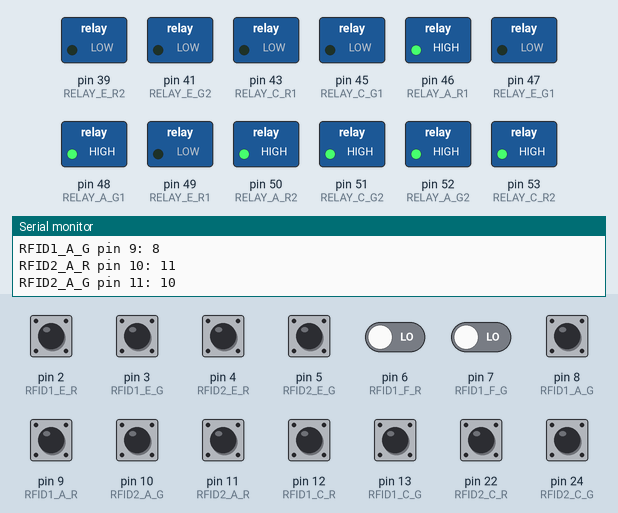
A sketch run on a simulated Arduino Mega 2560, built with avr-gcc and run on an emulated ATmega2560. On the bench: switched loads named in the sketch (green lamp = pin HIGH), the last lines printed to the serial monitor. The inputs (shaded band) are chosen by the test bench; at power-on: pin 2 (RFID1_E_R), pin 3 (RFID1_E_G), pin 4 (RFID2_E_R), pin 5 (RFID2_E_G), pin 8 (RFID1_A_G), pin 9 (RFID1_A_R), pin 10 (RFID2_A_G), pin 11 (RFID2_A_R), pin 12 (RFID1_C_R), pin 13 (RFID1_C_G), pin 22 (RFID2_C_R), pin 24 (RFID2_C_G) HIGH, pin 6 (RFID1_F_R), pin 7 (RFID1_F_G) LOW.

Above: at 5.1 s.
5.2 s: pin 2 (RFID1_E_R) pulled LOW for 0.25 s
At 5.39 s:
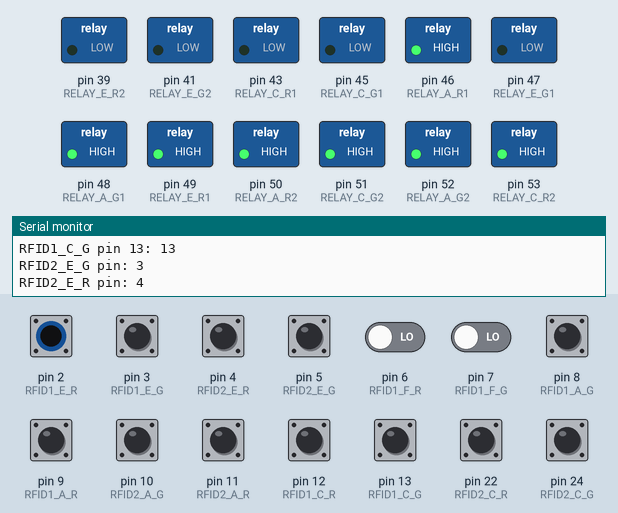
6.9 s: pin 3 (RFID1_E_G) pulled LOW for 0.25 s
At 7.15 s:
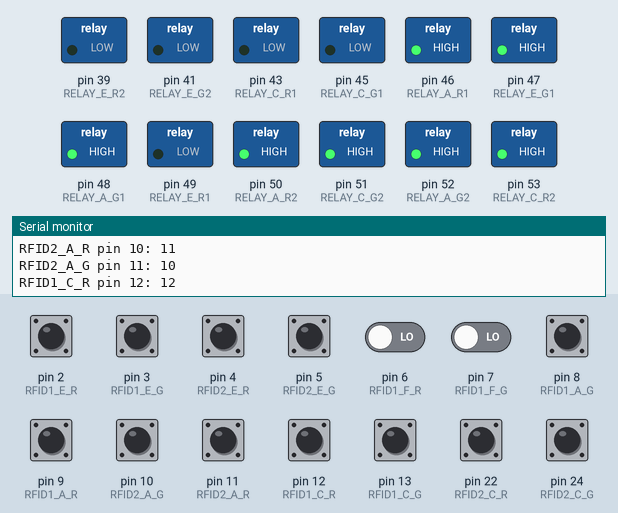
8.8 s: pin 5 (RFID2_E_G) pulled LOW for 0.25 s
At 9.13 s:
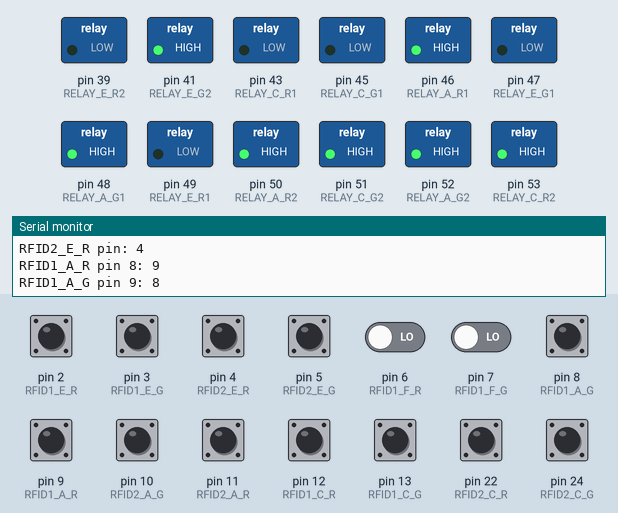
10.7 s: pin 8 (RFID1_A_G) pulled LOW for 0.25 s
At 11.0 s:
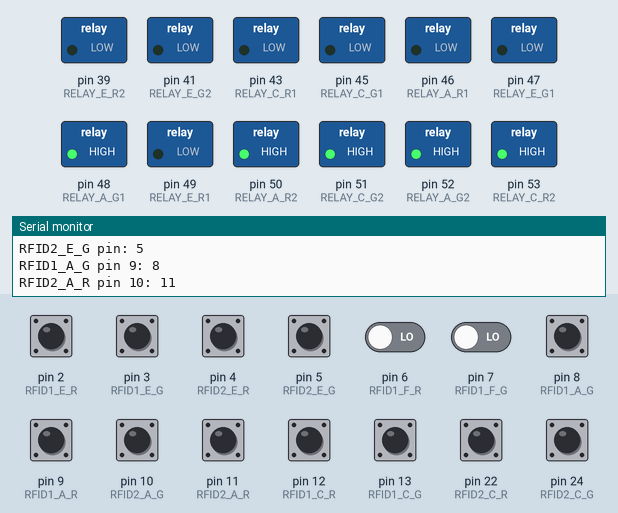
12.6 s: pin 9 (RFID1_A_R) pulled LOW for 0.25 s
At 12.88 s:
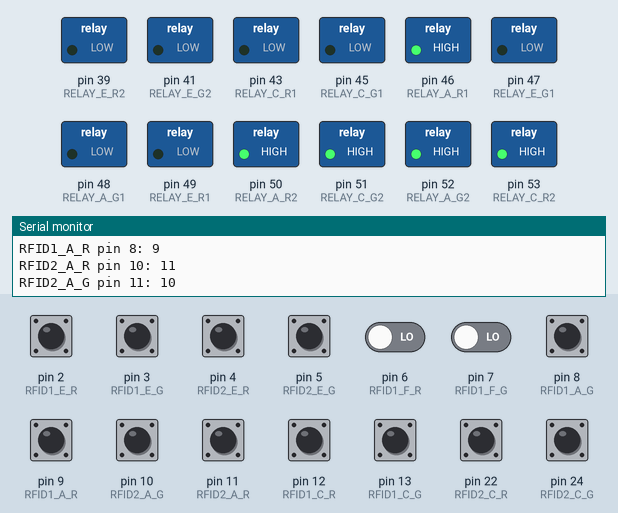
14.4 s: pin 10 (RFID2_A_G) pulled LOW for 0.25 s
At 14.75 s:
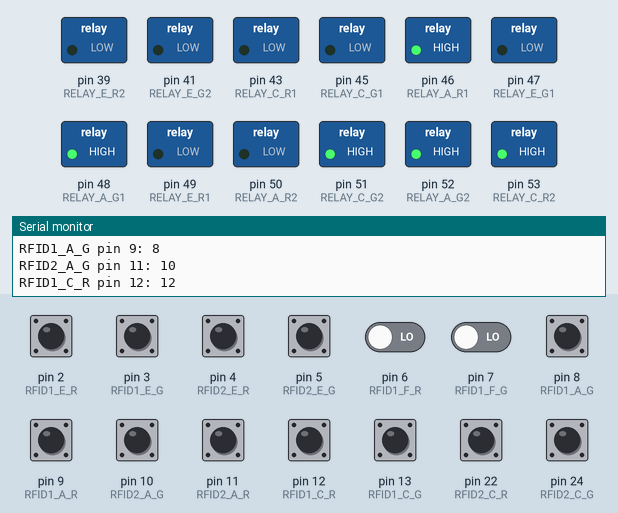
Timing chart, 0 to 17.3 s (numbered marks = the images above; inputs shaded):
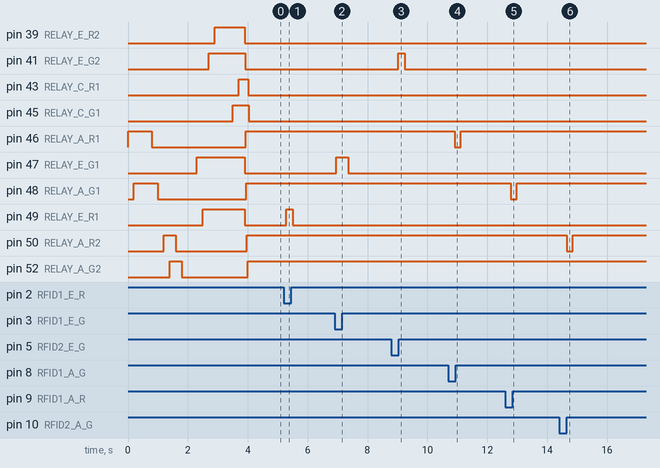

Measured:
- after the input at 5.2 s, pin 49 (RELAY_E_R1): LOW → HIGH after 0.09 s, → LOW 0.21 s later
- after the input at 6.9 s, pin 47 (RELAY_E_G1): LOW → HIGH after 0.05 s, → LOW 0.40 s later
- after the input at 8.8 s, pin 41 (RELAY_E_G2): LOW → HIGH after 0.23 s, → LOW 0.21 s later
- after the input at 10.7 s, pin 46 (RELAY_A_R1): HIGH → LOW after 0.20 s, → HIGH 0.21 s later
- after the input at 12.6 s, pin 48 (RELAY_A_G1): HIGH → LOW after 0.18 s, → HIGH 0.21 s later
- after the input at 14.4 s, pin 50 (RELAY_A_R2): HIGH → LOW after 0.25 s, → HIGH 0.21 s later

The sketch:

MEGA_input_output_.ino
```cpp
//RELAYS ON BOARD A and C
#define RELAY_A_R1 46 //Let's pretend it is Board A and name for relay = RELAY_A_R1 where A-name of the board and R1-Red LED number 1 - SHORT LEFT LED STRIP
#define RELAY_A_G1 48 //Let's pretend it is Board A and name for relay = RELAY_A_G1 where A-name of the board and G1-Green LED number 1 - SHORT LEFT LED STRIP
#define RELAY_A_R2 50 // SHORT RIGHT RED LED STRIP
#define RELAY_A_G2 52 // SHORT RIGHT GREEN LED STRIP
#define RELAY_C_G1 45
#define RELAY_C_R1 43
#define RELAY_C_G2 51
#define RELAY_C_R2 53


//RELAYS ON BOARD D
#define RELAY_E_G1 47 //CLOSER TO THE EDGE
#define RELAY_E_R1 49 //CLOSER TO THE EDGE
#define RELAY_E_G2 41 //COSTCO CARD
#define RELAY_E_R2 39 //COSTCO CARD
// #define RELAY_F_G1
// #define RELAY_F_R1

//INPUT PINS
#define RFID1_E_R 2 //RFID1_E_G means that rfid reader number 1 is located on board E and it manages green LED
#define RFID1_E_G 3 //RFID1_E_R means that rfid reader number 1 is located on board E and it manages red LED
#define RFID2_E_R 4
#define RFID2_E_G 5
#define RFID1_F_R 6
#define RFID1_F_G 7

#define RFID1_A_G 8
#define RFID1_A_R 9
#define RFID2_A_G 10
#define RFID2_A_R 11
#define RFID1_C_R 12
#define RFID1_C_G 13
#define RFID2_C_R 22
#define RFID2_C_G 24


void setup()
{
  //start serial connection
  Serial.begin(9600);
  //configure pins as an input and enable the internal pull-up resistor

// INPUT PINS FOR BOARD D
  pinMode(RFID1_E_G, INPUT_PULLUP);
  pinMode(RFID1_E_R, INPUT_PULLUP);
  pinMode(RFID2_E_G, INPUT_PULLUP);
  pinMode(RFID2_E_R, INPUT_PULLUP);
  // pinMode(RFID3_F_G, INPUT_PULLUP);
  // pinMode(RFID3_F_R, INPUT_PULLUP);
// INPUT PINS FOR BOARD A and C
  pinMode(RFID1_A_G, INPUT_PULLUP);
  pinMode(RFID1_A_R, INPUT_PULLUP);
  pinMode(RFID2_A_G, INPUT_PULLUP);
  pinMode(RFID2_A_R, INPUT_PULLUP);
  pinMode(RFID1_C_G, INPUT_PULLUP);
  pinMode(RFID1_C_R, INPUT_PULLUP);
  pinMode(RFID2_C_G, INPUT_PULLUP);
  pinMode(RFID2_C_R, INPUT_PULLUP);

//OUTPINS FOR BOARD E and F
  pinMode(RELAY_E_G1, OUTPUT);
  pinMode(RELAY_E_R1, OUTPUT);
  pinMode(RELAY_E_G2, OUTPUT);
  pinMode(RELAY_E_R2, OUTPUT);
  // pinMode(RELAY_F_G1, OUTPUT);
  // pinMode(RELAY_F_R1, OUTPUT);

//OUTPINS FOR BOARD A and C
  pinMode(RELAY_A_R1, OUTPUT);
  pinMode(RELAY_A_G1, OUTPUT);
  pinMode(RELAY_A_R2, OUTPUT);
  pinMode(RELAY_A_G2, OUTPUT);
  pinMode(RELAY_C_G1, OUTPUT);
  pinMode(RELAY_C_R1, OUTPUT);
  pinMode(RELAY_C_G2, OUTPUT);
  pinMode(RELAY_C_R2, OUTPUT);


// --------TEST ALL RELAYS/LEDs ON-OFF--------
  digitalWrite(RELAY_A_R1, HIGH);
  delay(200);
  digitalWrite(RELAY_A_G1, HIGH);
  delay(600);
  digitalWrite(RELAY_A_R1, LOW);
  delay(200);
  digitalWrite(RELAY_A_G1, LOW);
  delay(200);
  digitalWrite(RELAY_A_R2, HIGH);
  delay(200);
  digitalWrite(RELAY_A_G2, HIGH);
  delay(200);
  digitalWrite(RELAY_A_R2, LOW);
  delay(200);
  digitalWrite(RELAY_A_G2, LOW);
  delay(500);

  digitalWrite(RELAY_E_G1, HIGH);
  delay(200);
  digitalWrite(RELAY_E_R1, HIGH);
  delay(200);
  digitalWrite(RELAY_E_G2, HIGH);
  delay(200);
  digitalWrite(RELAY_E_R2, HIGH);
  delay(200);
  digitalWrite(RELAY_C_G2, HIGH);
  delay(200);
  digitalWrite(RELAY_C_R2, HIGH);
  delay(200);
  digitalWrite(RELAY_C_G1, HIGH);
  delay(200);
  digitalWrite(RELAY_C_R1, HIGH);
  delay(200);

}

void loop() {

int RFID1_A_R_status = digitalRead(RFID1_A_R);
int RFID1_A_G_status = digitalRead(RFID1_A_G);
int RFID2_A_R_status = digitalRead(RFID2_A_R);
int RFID2_A_G_status = digitalRead(RFID2_A_G);
int RFID1_C_G_status = digitalRead(RFID1_C_G);
int RFID1_C_R_status = digitalRead(RFID1_C_R);
int RFID2_C_G_status = digitalRead(RFID2_C_G);
int RFID2_C_R_status = digitalRead(RFID2_C_R);

int RFID1_E_G_status = digitalRead(RFID1_E_G);
int RFID1_E_R_status = digitalRead(RFID1_E_R);
int RFID2_E_G_status = digitalRead(RFID2_E_G);
int RFID2_E_R_status = digitalRead(RFID2_E_R);
int RFID1_F_G_status = digitalRead(RFID1_F_G);
int RFID1_F_R_status = digitalRead(RFID1_F_R);

  //----RED ON RFID 1 BOARD E and F
  if (RFID1_E_R_status == HIGH)
    {
      Serial.print("RFID1_E_R pin: ");
      Serial.println(RFID1_E_R);
      digitalWrite(RELAY_E_R1, LOW);
    }
    else if (RFID1_E_R_status == LOW)
    {
          digitalWrite(RELAY_E_R1, HIGH);
    }
   //---------GREEN on RFID 1 BOARD E and F
  if (RFID1_E_G_status == HIGH)
  {
    Serial.print("RFID2_E_G pin: ");
    Serial.println(RFID1_E_G);
    digitalWrite(RELAY_E_G1, LOW);
  }
  else if (RFID1_E_G_status == LOW)
  {
    digitalWrite(RELAY_E_G1, HIGH);
  }

  //-----------------------------------------RED ON RFID 2 BOARD E and F
  if (RFID2_E_R_status == HIGH)
    {
      Serial.print("RFID2_E_R pin: ");
      Serial.println(RFID2_E_R);
      digitalWrite(RELAY_E_R2, LOW);
    }
    else if (RFID1_E_R_status == LOW)
    {
          digitalWrite(RELAY_E_R2, HIGH);
    }
   //----------------------------------------GREEN on RFID 2 BOARD E and F
  if (RFID2_E_G_status == HIGH)
  {
    Serial.print("RFID2_E_G pin: ");
    Serial.println(RFID2_E_G);
    digitalWrite(RELAY_E_G2, LOW);
  }
  else if (RFID2_E_G_status == LOW)
  {
    digitalWrite(RELAY_E_G2, HIGH);
  }

  //--------------RED ON RFID 1 BOARD A and C
  if (RFID1_A_G_status == HIGH)
  {
    Serial.print("RFID1_A_R pin 8: ");
    Serial.println(RFID1_A_R);
    digitalWrite(RELAY_A_R1, HIGH);
  }
   else if (RFID1_A_G_status == LOW)
  {
        digitalWrite(RELAY_A_R1, LOW);
  }
  //---------------GREEN on RFID 1 BOARD A and C
  if (RFID1_A_R_status == HIGH)
  {
    Serial.print("RFID1_A_G pin 9: ");
    Serial.println(RFID1_A_G);
    digitalWrite(RELAY_A_G1, HIGH);
  }
  else if (RFID1_A_R_status == LOW)
  {
    digitalWrite(RELAY_A_G1, LOW);
  }

//-------------------------------RED ON RFID 2 BOARD A and C
  if (RFID2_A_G_status == HIGH)
  {
    Serial.print("RFID2_A_R pin 10: ");
    Serial.println(RFID2_A_R);
    digitalWrite(RELAY_A_R2, HIGH);
  }
   else if (RFID2_A_G_status == LOW)
  {
        digitalWrite(RELAY_A_R2, LOW);
  }
  //-----------------------------GREEN on RFID 2 BOARD A and C
  if (RFID2_A_R_status == HIGH)
  {
    Serial.print("RFID2_A_G pin 11: ");
    Serial.println(RFID2_A_G);
    digitalWrite(RELAY_A_G2, HIGH);
  }
  else if (RFID2_A_R_status == LOW)
  {
    digitalWrite(RELAY_A_G2, LOW);
  }

//--------------------------------------------------RED ON RFID 3 BOARD A and C
  if (RFID1_C_R_status == HIGH)
  {
    Serial.print("RFID1_C_R pin 12: ");
    Serial.println(RFID1_C_R);
    digitalWrite(RELAY_C_R1, LOW);
  }
   else if (RFID1_C_R_status == LOW)
  {
        digitalWrite(RELAY_C_R1, HIGH);
  }
  //------------------------------------------- ----GREEN on RFID 3 BOARD A and C
  if (RFID1_C_G_status == HIGH)
  {
    Serial.print("RFID1_C_G pin 13: ");
    Serial.println(RFID1_C_G);
    digitalWrite(RELAY_C_G1, LOW);
  }
  else if (RFID1_C_G_status == LOW)
  {
    digitalWrite(RELAY_C_G1, HIGH);
  }
//------------------------------------------------------------------RED ON RFID 4 BOARD A and C - check why voltage on PIN A6 and A7
  // if (RFID2_C_R_status == HIGH)
  // {
  //   Serial.print("RFID2_C_R pin: ");
  //   Serial.println(RFID2_C_R);
  //   digitalWrite(RELAY_C_R2, LOW);
  // }
  //  else if (RFID2_C_R_status == LOW)
  // {
  //       digitalWrite(RELAY_C_R2, HIGH);
  // }
  // //-----------------------------------------------------------------GREEN on RFID 4 BOARD A and C
  // if (RFID2_C_G_status == HIGH)
  // {
  //   Serial.print("RFID2_C_G pin: ");
  //   Serial.println(RFID2_C_G);
  //   digitalWrite(RELAY_C_G2, LOW);
  // }
  // else if (RFID2_C_G_status == LOW)
  // {
  //   digitalWrite(RELAY_C_G2, HIGH);
  // }


}
```
